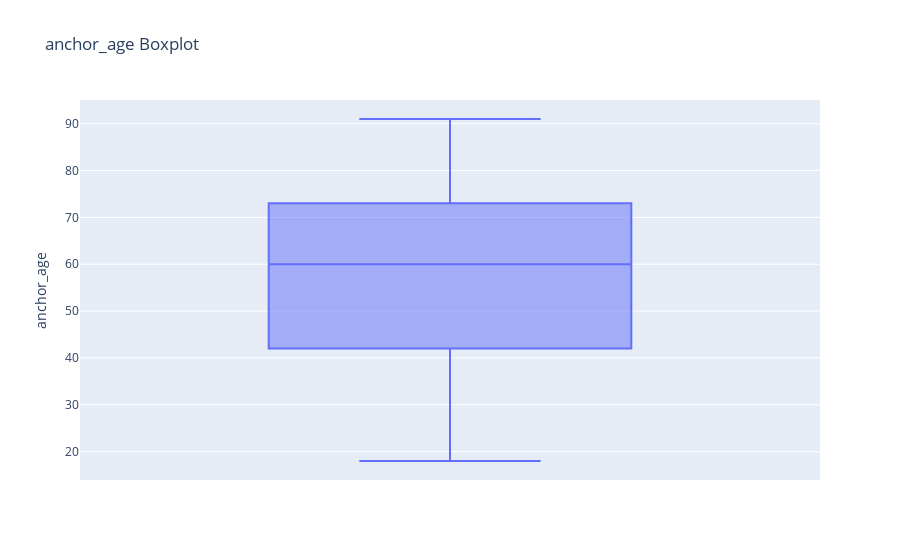
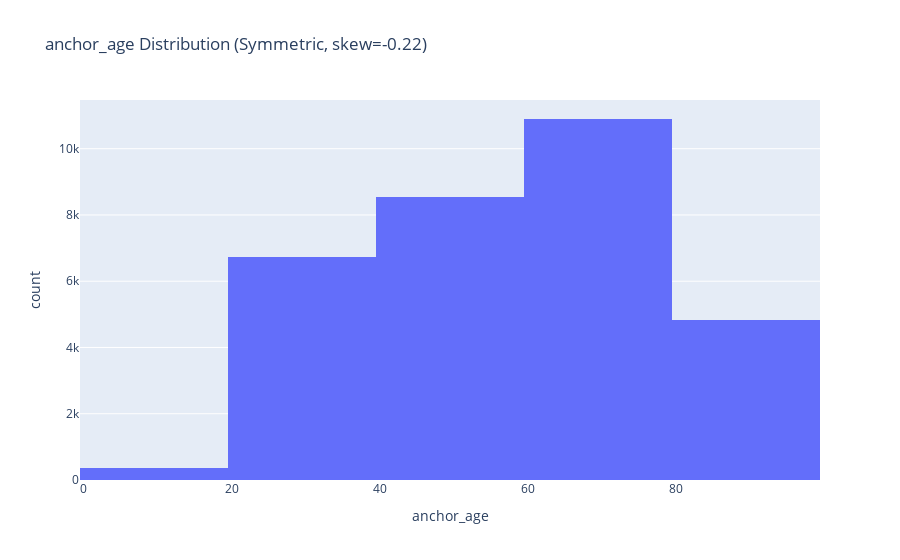
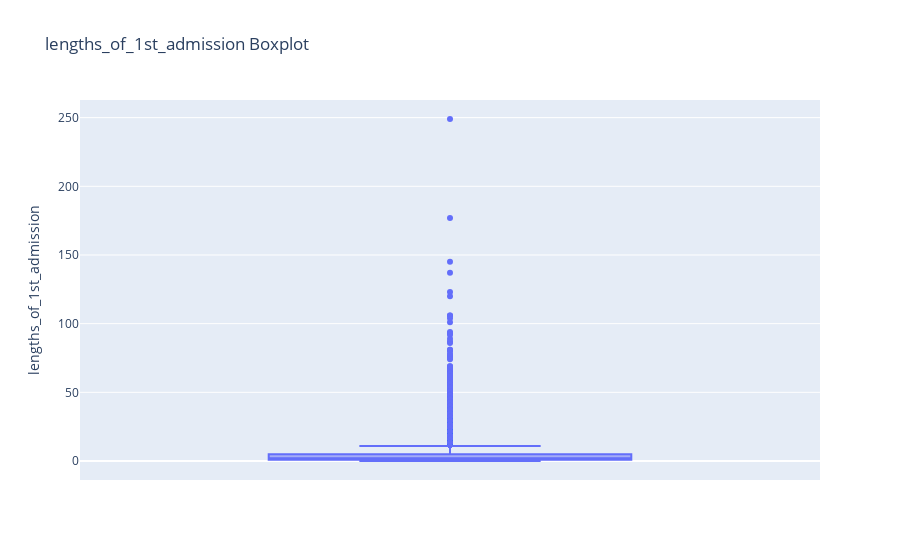
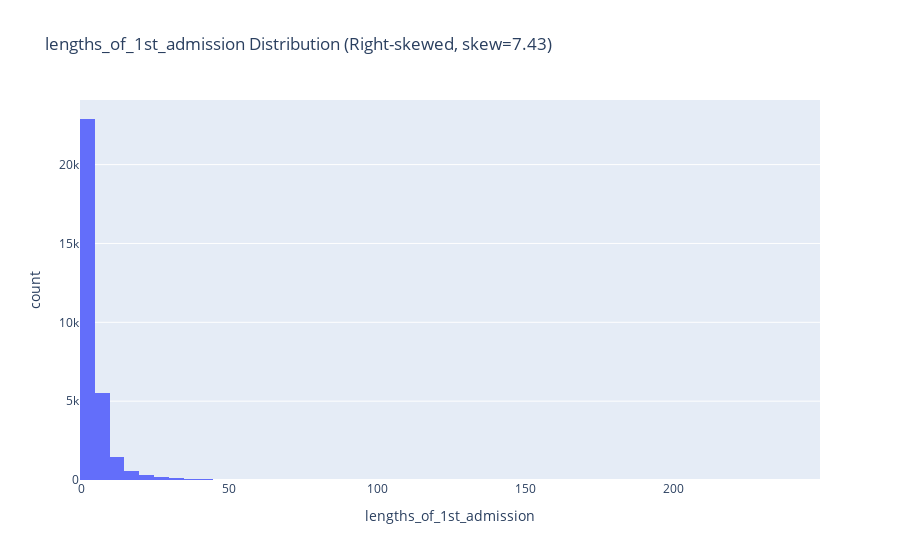

Notebook code for these charts, in order:
### Markdown cell above
## 5. Univariate Analysis

### Code cell
def plot_box(column):
    fig = px.box(data, y=column, title=f'{column} Boxplot')
    fig.show()
    print(data[column].describe())

def plot_distribution(column, bin_size=10):
    skewness = data[column].skew()
    skew_desc = "Symmetric" if abs(skewness) < 0.5 else "Right-skewed" if skewness > 0 else "Left-skewed"
    fig = px.histogram(data, x=column, nbins=int((data[column].max()-data[column].min())/bin_size),
                       title=f'{column} Distribution ({skew_desc}, skew={skewness:.2f})')
    fig.show()

plot_box('anchor_age')
plot_distribution('anchor_age')
plot_box('lengths_of_1st_admission')
plot_distribution('lengths_of_1st_admission', bin_size=3)
plot_box('lengths_of_2nd_admission')
plot_distribution('lengths_of_2nd_admission', bin_size=3)

### Figure 1 — Plotly figure (JSON) as saved in the notebook; plotly's stock layout.template omitted (floating-point values rounded to 4 significant figures; data arrays with more than 128 entries replaced by an {"elided": "..."} marker saying what was removed)
{"data": [{"alignmentgroup": "True", "hovertemplate": "anchor_age=%{y}<extra></extra>", "legendgroup": "", "marker": {"color": "#636efa"}, "name": "", "notched": false, "offsetgroup": "", "orientation": "v", "showlegend": false, "type": "box", "x0": " ", "xaxis": "x", "y": {"elided": "31342 int values"}, "y0": " ", "yaxis": "y"}], "layout": {"boxmode": "group", "legend": {"tracegroupgap": 0}, "title": {"text": "anchor_age Boxplot"}, "xaxis": {"anchor": "y", "domain": [0, 1]}, "yaxis": {"anchor": "x", "domain": [0, 1], "title": {"text": "anchor_age"}}}}

### Figure 2 — Plotly figure (JSON) as saved in the notebook; plotly's stock layout.template omitted (floating-point values rounded to 4 significant figures; data arrays with more than 128 entries replaced by an {"elided": "..."} marker saying what was removed)
{"data": [{"alignmentgroup": "True", "bingroup": "x", "hovertemplate": "anchor_age=%{x}<br>count=%{y}<extra></extra>", "legendgroup": "", "marker": {"color": "#636efa", "pattern": {"shape": ""}}, "name": "", "nbinsx": 7, "offsetgroup": "", "orientation": "v", "showlegend": false, "type": "histogram", "x": {"elided": "31342 int values"}, "xaxis": "x", "yaxis": "y"}], "layout": {"barmode": "relative", "legend": {"tracegroupgap": 0}, "title": {"text": "anchor_age Distribution (Symmetric, skew=-0.22)"}, "xaxis": {"anchor": "y", "domain": [0, 1], "title": {"text": "anchor_age"}}, "yaxis": {"anchor": "x", "domain": [0, 1], "title": {"text": "count"}}}}

### Figure 3 — Plotly figure (JSON) as saved in the notebook; plotly's stock layout.template omitted (floating-point values rounded to 4 significant figures; data arrays with more than 128 entries replaced by an {"elided": "..."} marker saying what was removed)
{"data": [{"alignmentgroup": "True", "hovertemplate": "lengths_of_1st_admission=%{y}<extra></extra>", "legendgroup": "", "marker": {"color": "#636efa"}, "name": "", "notched": false, "offsetgroup": "", "orientation": "v", "showlegend": false, "type": "box", "x0": " ", "xaxis": "x", "y": {"elided": "31342 int values"}, "y0": " ", "yaxis": "y"}], "layout": {"boxmode": "group", "legend": {"tracegroupgap": 0}, "title": {"text": "lengths_of_1st_admission Boxplot"}, "xaxis": {"anchor": "y", "domain": [0, 1]}, "yaxis": {"anchor": "x", "domain": [0, 1], "title": {"text": "lengths_of_1st_admission"}}}}

### Figure 4 — Plotly figure (JSON) as saved in the notebook; plotly's stock layout.template omitted (floating-point values rounded to 4 significant figures; data arrays with more than 128 entries replaced by an {"elided": "..."} marker saying what was removed)
{"data": [{"alignmentgroup": "True", "bingroup": "x", "hovertemplate": "lengths_of_1st_admission=%{x}<br>count=%{y}<extra></extra>", "legendgroup": "", "marker": {"color": "#636efa", "pattern": {"shape": ""}}, "name": "", "nbinsx": 83, "offsetgroup": "", "orientation": "v", "showlegend": false, "type": "histogram", "x": {"elided": "31342 int values"}, "xaxis": "x", "yaxis": "y"}], "layout": {"barmode": "relative", "legend": {"tracegroupgap": 0}, "title": {"text": "lengths_of_1st_admission Distribution (Right-skewed, skew=7.43)"}, "xaxis": {"anchor": "y", "domain": [0, 1], "title": {"text": "lengths_of_1st_admission"}}, "yaxis": {"anchor": "x", "domain": [0, 1], "title": {"text": "count"}}}}
